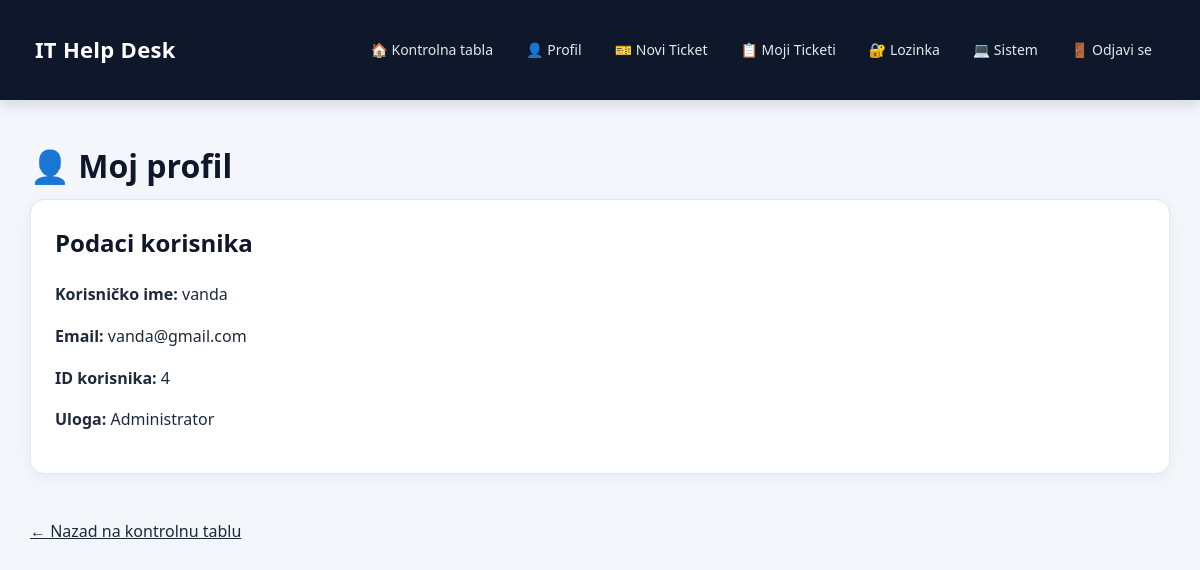
Page /profile (signed in) on the committed database.
### tables this page shows
CREATE TABLE users (
            id INTEGER PRIMARY KEY AUTOINCREMENT,
            username TEXT NOT NULL,
            email TEXT NOT NULL UNIQUE,
            password TEXT NOT NULL
        , is_admin INTEGER DEFAULT 0);

### app1.py (the view)
@app.route("/profile")
def profile():
    if "user_id" not in session:
        return redirect("/login")
    conn = get_db()
    user = conn.execute("""
        SELECT *
        FROM users
        WHERE id = ?
    """, (
        session["user_id"],
    )).fetchone()
    conn.close()
    if user is None:
        session.clear()
        return redirect("/login")
    return render_template(
        "profile.html",
        user=user
    )

### app1.py (called while the page is built)
def get_db():
    conn = sqlite3.connect(DATABASE)
    conn.row_factory = sqlite3.Row
    return conn

### templates/profile.html (shortened to what this page needs)
<!DOCTYPE html>
<html lang="sr">
<head>
    <link rel="stylesheet"
          href="{{ url_for('static', filename='style.css') }}">
</head>
<body>
    <nav class="navbar">
        <div class="logo">
            IT Help Desk
        </div>
        <div class="nav-links">
            <a href="/dashboard">
                🏠 Kontrolna tabla
            </a>
            <a href="/profile">
                👤 Profil
            </a>
            <a href="/create-ticket">
                🎫 Novi Ticket
            </a>
            <a href="/my-tickets">
                📋 Moji Ticketi
            </a>
            <a href="/change-password">
                🔐 Lozinka
            </a>
            <a href="/system-info">
                💻 Sistem
            </a>
            <a href="/logout">
                🚪 Odjavi se
            </a>
        </div>
    </nav>
    <div class="container">
        <h1>
            👤 Moj profil
        </h1>
        <div class="card">
            <h2>
                Podaci korisnika
            </h2>
            <p>
                <strong>Korisničko ime:</strong>
                {{ user["username"] }}
            </p>
            <p>
                <strong>Email:</strong>
                {{ user["email"] }}
            </p>
            <p>
                <strong>ID korisnika:</strong>
                {{ user["id"] }}
            </p>
            <p>
                <strong>Uloga:</strong>
                {% if user["is_admin"] == 1 %}
                    Administrator
                {% else %}
                    Korisnik
                {% endif %}
            </p>
        </div>
        <br>
        <a href="/dashboard">
            ← Nazad na kontrolnu tablu
        </a>
    </div>
</body>
</html>

### static/style.css (style rules this page uses)
body { margin: 0; font-family: "Segoe UI", Arial, Helvetica, sans-serif; background: #f3f6fb; color: #1e293b; line-height: 1.6; }
a { color: inherit; }
.navbar { background: #0f172a; color: white; min-height: 70px; padding: 15px 35px; display: flex; justify-content: space-between; align-items: center; gap: 20px; flex-wrap: wrap; box-shadow: 0 4px 15px rgba(15, 23, 42, 0.15); }
.logo { font-size: 22px; font-weight: 700; letter-spacing: 0.3px; }
.nav-links { display: flex; align-items: center; gap: 7px; flex-wrap: wrap; }
.nav-links a { color: #e2e8f0; text-decoration: none; padding: 9px 13px; border-radius: 8px; font-size: 14px; font-weight: 500; transition: 0.2s ease; }
.container { max-width: 1400px; margin: 0 auto; padding: 40px 30px; }
.container h1 { margin-top: 0; margin-bottom: 8px; font-size: 32px; color: #0f172a; }
.card, .info-card, .ticket-card, .profile-card { background: white; border: 1px solid #e2e8f0; border-radius: 14px; padding: 24px; box-shadow: 0 4px 15px rgba(15, 23, 42, 0.05); margin-bottom: 20px; transition: transform 0.2s ease, box-shadow 0.2s ease; }
.card h2, .info-card h2 { margin-top: 0; color: #0f172a; }

### rows in the picture
users: username "vanda", email "vanda@gmail.com", id "4"
